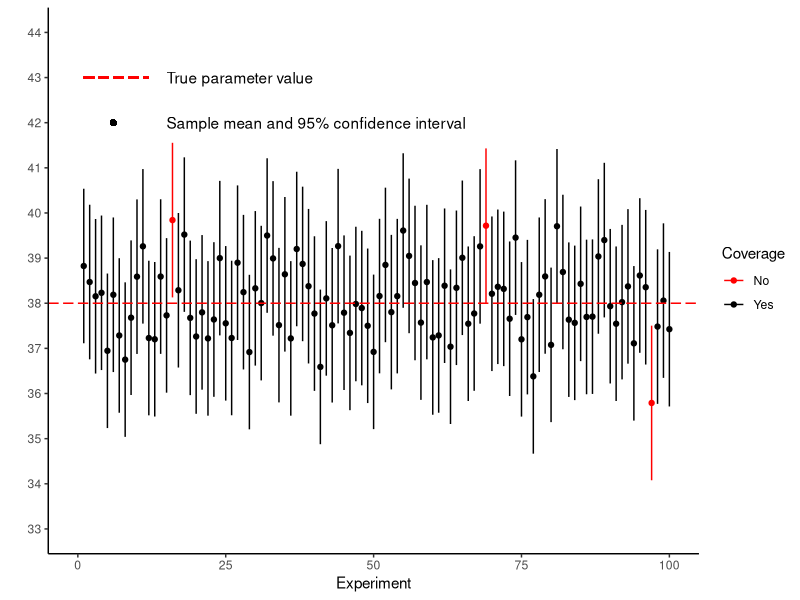

Reproduce this figure in R.
## ---- chunk 1
options(htmltools.dir.version = FALSE)
knitr::opts_chunk$set(echo = FALSE, fig.align = 'center', warning=FALSE, message=FALSE, fig.retina = 2)

library(ggplot2) 

set.seed(2052)
wolf_x <- rnorm(8, 38, 4)
wolf_x2 <- rnorm(8, 38, 4)

## ---- chunk 2
library(dplyr)
set.seed(4251)
true_mean = 38
true_sd = 4

samp <- data.frame(Experiment = 1:100,
                   time = 1:100,
                   Estimate = numeric(length = 100),
                   SE = numeric(length = 100))

for(i in 1:100){
  x <- rnorm(25, true_mean, true_sd)
  samp$Estimate[i] = mean(x)
  samp$SD[i] = sd(x)
  samp$SE = sd(x)/sqrt(25)
}

samp <- dplyr::mutate(samp,
                      LCI = Estimate - 1.96 * SE,
                      UCI = Estimate + 1.96 * SE,
                      Coverage = 
                        ifelse(LCI <=true_mean & UCI >= true_mean, "Yes", "No"))

ggplot(samp,
       aes(x = Experiment,
           y = Estimate)) +
  geom_errorbar(
    aes(ymin = LCI,
        ymax = UCI,
        color = Coverage),
    width = 0) +
  geom_point(aes(color = Coverage)) +
  scale_color_manual(values = c("red", "black")) +
  geom_hline(yintercept = true_mean,
             color = "red",
             linetype = "longdash") +
  scale_y_continuous(name = "",
                     limits = c(33, 44),
                     breaks = seq(from = 33, to = 44)) +
  scale_x_continuous(limits = c(0, 100)) +
  theme_classic() +
  geom_segment(
    aes(y = 43, yend = 43,
        x = 1, xend = 12), 
               color = "red", linetype = "longdash") +
  annotate(
    x = 15,
    y = 43,
    label = "True parameter value",
    geom = "text",
    hjust = 0) +
  geom_point(
    aes(y = 42,
        x = 6)) +
  annotate(x = 15,
           y = 42,
           label = "Sample mean and 95% confidence interval",
           geom = "text",
           hjust = 0) 
